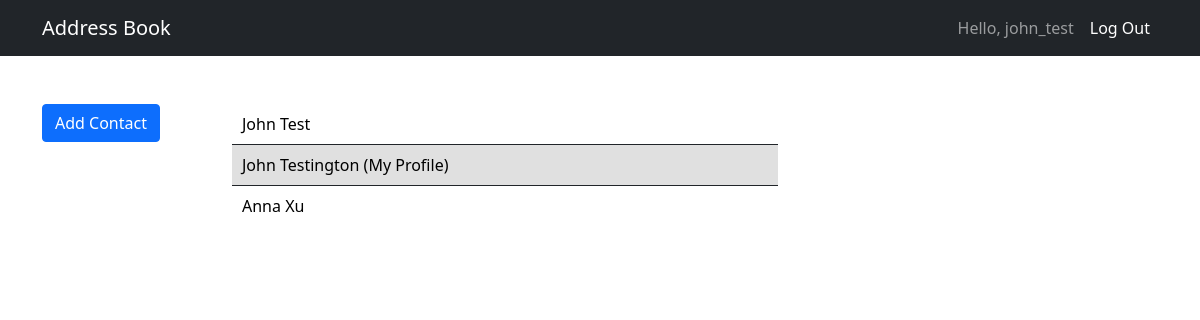
Screenshot of / (signed in) with the database file from the repository.
### directory/models.py (models this page shows, shortened)
class Contact(models.Model):
    first_name = models.CharField(max_length=20)
    last_name = models.CharField(max_length=20)
    email = models.EmailField(blank=True, null=True)
    birthday = models.DateField('Birthday', blank=True, null=True)
    notes = models.TextField('Notes', max_length=500, blank=True)
    username = models.ForeignKey(User, blank=True, null=True, on_delete=models.CASCADE)
    address_line1 = models.CharField(max_length = 50, null=True, blank=True)
    address_line2 = models.CharField(max_length = 50, null=True, blank=True)
    address_ZIP = models.CharField(max_length = 5, null=True, blank=True)
    address_state = models.CharField(max_length = 50, null=True, blank=True)
    self_contact = models.BooleanField(default=False)

### directory/views.py (the view)
# urls.py: path('', ContactList.as_view(), name='show-contacts'),
class ContactList(LoginRequiredMixin, ListView):
    login_url = reverse_lazy('login')
    context_object_name = 'all_contacts'
    def get_queryset(self):
        return Contact.objects.filter(username=self.request.user).order_by('last_name')

### directory/templates/directory/contact_list.html
{% extends "base.html" %}
{% load static   %}
{% block extra_head %}
    <link href="{% static 'css/contact_list.css' %}" rel="stylesheet" />
{% endblock %}
{% block content %}
<div class="row">
    <div class="col-2">
        <a class="btn btn-primary" href="{% url 'add-contact' %}" role="button">Add Contact</a>
    </div>
    <div class="col-6">
        {% for contact in all_contacts %}
            <div class="contactrow {% cycle '' 'altrow' %}">
                {% if contact.self_contact == False %}
                    <a href="{% url 'contact-detail' contact.id %}">{{ contact.first_name }} {{ contact.last_name }}</a>
                {% else %}
                    <a href="{% url 'contact-detail' contact.id %}">{{ contact.first_name }} {{ contact.last_name }} (My Profile)</a>
                {% endif %}
            </div>
        {% endfor %}
    </div>
</div>
{% endblock content %}

### AB_site/templates/base.html (shortened to what this page needs)
{% load static %}
<!DOCTYPE html>
<html lang="en">
    <head>
        <link href="{% static 'css/styles.css' %}" rel="stylesheet" />
        {% block extra_head %}{% endblock %}
    </head>
    <body>
        <nav class="navbar navbar-expand-lg navbar-dark bg-dark">
            <div class="container">
                <a class="navbar-brand" href="/">Address Book</a>
                <div class="collapse navbar-collapse" id="navbarSupportedContent">
                    <ul class="navbar-nav ms-auto mb-2 mb-lg-0">
                        {% if user.is_authenticated %}
                            <li class="nav-item"><a class="nav-link" aria-current="page">Hello, {{ user.username }}</a></li>
                            <li class="nav-item"><a class="nav-link active" aria-current="page" href="{% url 'logout' %}?next=/">Log Out</a></li>
                        {% else %}
                            <li class="nav-item"><a class="nav-link active" aria-current="page" href="{% url 'login' %}?next=/">Log in</a></li>
                        {% endif %}
                    </ul>
                </div>
            </div>
        </nav>
        <div class="container">
            <div class="mt-5">
                {% block content %}{% endblock content %}
            </div>
        </div>
    </body>
</html>

### AB_site/static/css/contact_list.css (style rules this page uses)
.contactrow { padding: 8px 10px; border-top: 1px solid; }
.contactrow:first-child { border-top: none; }
.altrow { background-color: #e0e0e0; }
.contactrow a { color: black; text-decoration: none; }

### rows the page displays
Contact: first_name "John", last_name "Test"
Contact: first_name "John", last_name "Testington"
Contact: first_name "Anna", last_name "Xu"

### other values shown
{{ user.username }} "john_test"
